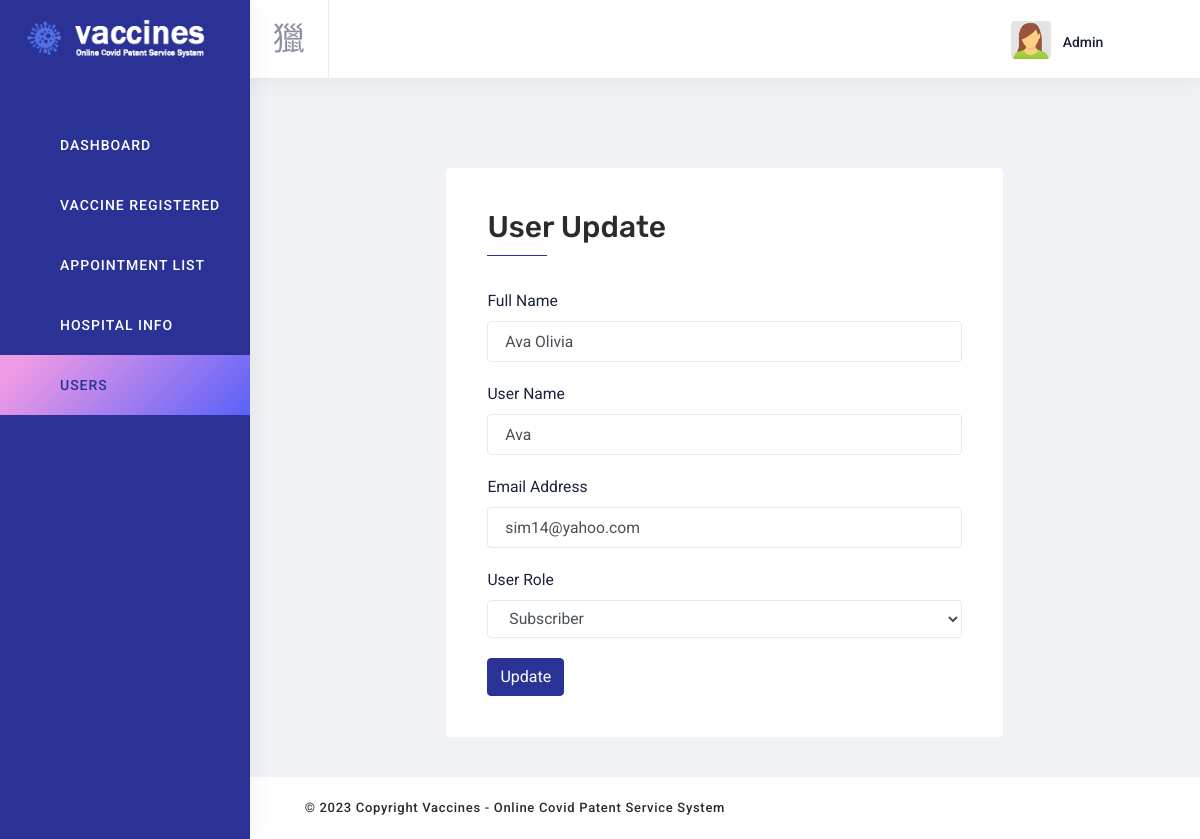
Page /admin/user-update.php?id=13 (signed in) on the committed database.
### tables this page shows
CREATE TABLE `user` (
  `user_id` int(50) NOT NULL,
  `name` varchar(100) NOT NULL,
  `username` varchar(100) NOT NULL,
  `password` varchar(100) NOT NULL,
  `email` varchar(100) NOT NULL,
  `role` int(50) NOT NULL
);

### admin/user-update.php (the view, shortened to what this page needs)
<?php
include 'inc/header.php';
?>
<div class="content-wrapper">
    <div class="content">
        <div class="row">
            <div class="col-lg-8 offset-lg-2  col-md-12 m-t-50 basic_form">
                <div class="card">
                    <div class="card-body">
                        <div class="card-header">
                            <h3 class="d-inline">User Update </h3>
                        </div>
                        <?php
    $user_idd = $_GET['id'];
    $connection = mysqli_connect('localhost','root','','covid') or die("Not Connected". mysqli_error());
    $query = "SELECT * FROM user WHERE user_id = {$user_idd}";
    $result = mysqli_query($connection,$query) or die("FAILED");
    $count = mysqli_num_rows($result);
    if($count > 0){
        while($row = mysqli_fetch_assoc($result)){
?>
                        <form action="<?php $_SERVER['PHP_SELF']?>" method="POST">
                            <div class="form-group">
                                <label>Full Name</label>
                                <input type="text" name="f_name" class="form-control" value="<?php echo $row['name'] ?>"
                                    placeholder="" required>
                            </div>
                            <div class="form-group">
                                <label>User Name</label>
                                <input type="text" name="username" class="form-control"
                                    value="<?php echo $row['username'] ?>" placeholder="" required>
                            </div>
                            <div class="form-group">
                                <label>Email Address</label>
                                <input type="text" name="email" class="form-control" value="<?php echo $row['email'] ?>"
                                    placeholder="" required>
                            </div>
                            <div class="form-group">
                                <label>User Role</label>
                                <select class="form-control" name="role" value="<?php echo $row['role']; ?>">
                                    <?php
                                if($row['role'] == 1){
                                    echo "<option value='0'> Subscriber </option>";
                                    echo "<option value='1' selected > Admin </option>";
                                }else{
                                    echo "<option value='0' selected > Subscriber </option>";
                                }
                            ?>
                                </select>
                            </div>
                            <input type="submit" name="submit" class="btn btn-primary" value="Update" required />
                        </form>
                        <?php
            }
        }
    ?>
                    </div>
                </div>
            </div>
        </div>
    </div>
</div>
<?php include 'inc/footer.php';
?>

### admin/assets/css/style.css (style rules this page uses)
.card-header { display: flex; justify-content: space-between; flex-wrap: wrap; }
.card-header h3 { font-size: 25px; }
.basic_form h3 { font-size: 30px; position: relative; }
.basic_form h3::after { position: absolute; content: ""; background-color: #2b3295; width: 60px; height: 1px; bottom: 0; left: 0%; margin-bottom: -11px; }

### rows in the picture
user: f_name "Ava Olivia", username "Ava", email "sim14@yahoo.com", role "Subscriber"

### other values in the picture
$_SESSION['username'] "Admin"
